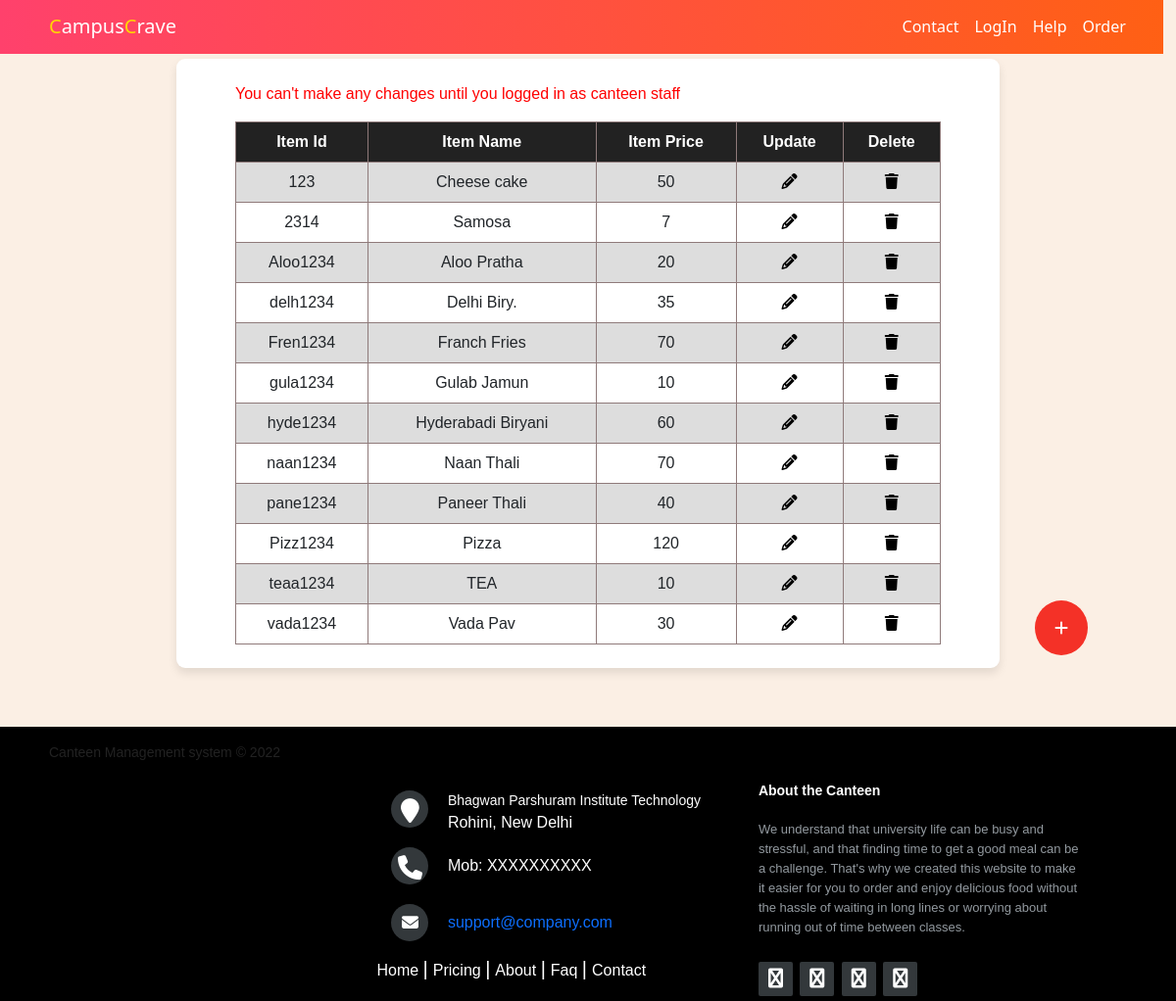
The app's page /canteen_page.php with its own data.
### tables this page shows
CREATE TABLE `item` (
  `id` char(8) NOT NULL,
  `name` varchar(30) NOT NULL,
  `price` double NOT NULL,
  `image` longblob NOT NULL,
  `category` tinytext NOT NULL,
  `c_id` char(9) NOT NULL
);

### canteen_page.php (the view, shortened to what this page needs)
 <?php
function get(){
    @include 'config.php';
    $sql = "SELECT `id`,`name`,`price`,`c_id`, `category` FROM `item` ";
    $result = $db->query($sql);
    return $result;
}
$msg  = "You can't make any changes until you logged in as canteen staff";
?>
<!DOCTYPE html>
<html lang="en">
<head>
    <link href="https://cdn.jsdelivr.net/npm/bootstrap@5.2.0-beta1/dist/css/bootstrap.min.css" rel="stylesheet"
 />
    <link rel="stylesheet" href="https://cdnjs.cloudflare.com/ajax/libs/font-awesome/4.7.0/css/font-awesome.min.css">
    <link rel="stylesheet" href="Stylesheets/footer.css">
    <link rel="stylesheet" href="Stylesheets/navbar.css">
    <link rel="stylesheet" href="Stylesheets/canteen_page.css">
    <link rel="stylesheet" href="https://cdnjs.cloudflare.com/ajax/libs/font-awesome/6.1.1/css/all.min.css"
 />
</head>
<body>
    <nav class="navbar navbar-expand-lg navbar-dark">
    <a class="navbar-brand pageName" href="index.php"><span class="yellow">C</span>ampus<span
                class="yellow">C</span>rave </a>
        <div class="collapse navbar-collapse" id="navbarTogglerDemo01">
            <ul class="navbar-nav ms-auto">
                <li class="nav-item">
                    <a class="nav-link" href="#footer">Contact</a>
                </li>
                <?php if (isset($_SESSION['logged']) && $_SESSION['logtype'] === "canteen") { $log = false; ?>
                    <li class="nav-item">
                        <a class="nav-link" href="logout.php" value="LogOut">LogOut</a>
                    </li>
                <?php } else { $log = true;?>
                    <li class="nav-item">
                        <a class="nav-link" href="login.php">LogIn</a>
                    </li>
                <?php } ?>
                <li class="nav-item">
                    <a class="nav-link" href="help.html">Help</a>
                </li>
                <li class="nav-item">
                    <a class="nav-link" href="canteen_order.php">Order</a>
                </li>
            </ul>
        </div>
    </nav>
    <div class="middle">
        <div class="item-list">
            <p id="msg"><?php echo $msg;?></p>
            <table>
                <tr>
                    <th>Item Id</th>
                    <th>Item Name</th>
                    <th>Item Price</th>
                    <th>Update</th>
                    <th>Delete</th>
                </tr>
                <?php
                $result = get();
                if ($result->num_rows > 0)
                    while ($row = $result->fetch_assoc()) {
                        ?>
                        <tr>
                        <td><?php echo $row['id'] ?></td>
                        <td><?php echo $row['name'] ?></td>
                        <td><?php echo $row['price'] ?></td>
                        <td> <button class="updelete  fa fa-pencil" onclick="openForm('<?php echo $row['id'] ?>')"></button> </td>
                        <td>
                            <form action="" method="post">
                            <button class="updelete fa fa-trash" name="del" value="<?php echo $row['id'] ?>"></button>
                    </form>
                        </td>
                    </tr>
                <?php
                }
                ?>
            </table>
        </div>
        <button class="open-button" onclick="openForm('myForm')"><i class="fa fa-plus" aria-hidden="true"></i></button>
    </div>
    <?php @include 'templates/footer.php'?>
</body>
</html>

### templates/footer.php (shortened to what this page needs)
<footer class="footer-distributed" id="footer">
<div class="footer-left">
    <p class="footer-company-name">Canteen Management system © 2022</p>
</div>
<div class="footer-center">
    <div>
        <i class="fa fa-map-marker"></i>
        <p><span>Bhagwan Parshuram Institute Technology</span> Rohini, New Delhi</p>
    </div>
    <div>
        <i class="fa fa-phone"></i>
        <p>Mob: XXXXXXXXXX</p>
    </div>
    <div>
        <i class="fa fa-envelope"></i>
        <p><a href="mailto:support@company.com">support@company.com</a></p>
    </div>
    <p class="footer-links">
        <a href="#" class="link-1">Home</a>
        <a href="#">Pricing</a>
        <a href="#">About</a>
        <a href="#">Faq</a>
        <a href="#">Contact</a>
    </p>
</div>
<div class="footer-right">
    <p class="footer-company-about">
        <span>About the Canteen</span>
        We understand that university life can be busy and stressful, and that finding time to get a good meal
        can be a challenge. That's why we created this website to make it easier for you to order and enjoy
        delicious food without the hassle of waiting in long lines or worrying about running out of time between
        classes.
    </p>
    <div class="footer-icons">
        <a href="#"><i class="fa fa-facebook"></i></a>
        <a href="#"><i class="fa fa-twitter"></i></a>
        <a href="#"><i class="fa fa-linkedin"></i></a>
        <a href="#"><i class="fa fa-github"></i></a>
    </div>
</div>
</footer>

### Stylesheets/footer.css (style rules this page uses)
.footer-distributed { background-color: #000000; box-shadow: 0 1px 1px 0 rgba(0, 0, 0, 0.12); box-sizing: border-box; width: 100%; text-align: left; font: bold 16px sans-serif; padding: 0px 50px; }
.footer-distributed .footer-left, .footer-distributed .footer-center, .footer-distributed .footer-right { display: inline-block; vertical-align: top; }
.footer-distributed .footer-left { width: 30%; }
.footer-distributed .footer-links { color: #ffffff; margin: 20px 0 12px; padding: 0; }
.footer-distributed .footer-links a { display:inline-block; line-height: 1.8; font-weight:400; text-decoration: none; color: inherit; }
.footer-distributed .footer-company-name { color: #222; font-size: 14px; font-weight: normal; margin: 0; }
.footer-distributed .footer-center { width: 35%; margin-top: 55px; }
.footer-distributed .footer-center i { background-color: #33383b; color: #ffffff; font-size: 25px; width: 38px; height: 38px; border-radius: 50%; text-align: center; line-height: 42px; margin: 10px 15px; vertical-align: middle; }
.footer-distributed .footer-center i.fa-envelope { font-size: 17px; line-height: 38px; }
.footer-distributed .footer-center p { display: inline-block; color: #ffffff; font-weight:400; vertical-align: middle; margin:0; }
.footer-distributed .footer-center p span { display:block; font-weight: normal; font-size:14px; line-height:2; }
.footer-distributed .footer-center p a { color:linear-gradient(to right, #FF416C, #ff6014); text-decoration: none;; }
.footer-distributed .footer-links a:before { content: "|"; font-weight:300; font-size: 20px; left: 0; color: #fff; display: inline-block; padding-right: 5px; }
.footer-distributed .footer-links .link-1:before { content: none; }
.footer-distributed .footer-right { width: 30%; margin-top: 55px; }
.footer-distributed .footer-company-about { line-height: 20px; color: #92999f; font-size: 13px; font-weight: normal; margin: 0; }
.footer-distributed .footer-company-about span { display: block; color: #ffffff; font-size: 14px; font-weight: bold; margin-bottom: 20px; }
.footer-distributed .footer-icons { margin-top: 25px; }
.footer-distributed .footer-icons a { display: inline-block; width: 35px; height: 35px; cursor: pointer; background-color: #33383b; border-radius: 2px; font-size: 20px; color: #ffffff; text-align: center; line-height: 35px; margin-right: 3px; margin-bottom: 5px; }

### Stylesheets/navbar.css (style rules this page uses)
.navbar { background: linear-gradient(to right, #FF416C, #ff6014); position: fixed; width: 98.9vw; z-index: 1000; margin-top: -1px; }
.yellow { color: gold; }
.navbar-brand,.nav-link { color: #fff; font-weight: 500; }
.collapse { padding-right:30px ; }
.pageName { padding-left: 50px; }

### Stylesheets/canteen_page.css (style rules this page uses)
body { width: 100vw; background-color: #fbefe4; }
.middle { width: 100%; display: flex; }
.item-list { background-color: #fff; border-radius: 9px; box-shadow: 0 5px 10px rgb(0 0 0 / 10%); margin: 5% auto 5% auto; padding: 2% 5% 2% 5%; width: 70%; }
table { font-family: arial, sans-serif; border-collapse: collapse; width: 100%; }
th { background-color: #222222; color: #fff; }
.item-list td, th { border: 1px solid #8f7a7a; padding: 8px; text-align: center; }
.item-list tr:nth-child(even) { background-color: #dddddd; }
.open-button { background-color: #f43127; color: white; padding: 16px 20px; position: fixed; top: 60%; left: 88%; border: none; cursor: pointer; border-radius: 100%; }
#order-table td, th { padding: 8px; text-align: center; }
.updelete { background: transparent; border: none; }
#msg { Color : red; font-family: "Gill Sans", sans-serif; font-feature-settings: "smcp", "zero"; }

### records on screen
item: id "123", name "Cheese cake", price "50"
item: id "2314", name "Samosa", price "7"
item: id "Aloo1234", name "Aloo Pratha", price "20"
item: id "delh1234", name "Delhi Biry.", price "35"
item: id "Fren1234", name "Franch Fries", price "70"
item: id "gula1234", name "Gulab Jamun", price "10"
item: id "hyde1234", name "Hyderabadi Biryani", price "60"
item: id "naan1234", name "Naan Thali", price "70"
item: id "pane1234", name "Paneer Thali", price "40"
item: id "Pizz1234", name "Pizza", price "120"
item: id "teaa1234", name "TEA", price "10"
item: id "vada1234", name "Vada Pav", price "30"

### other values on screen
$msg "You can't make any changes until you logged in as canteen staff"
